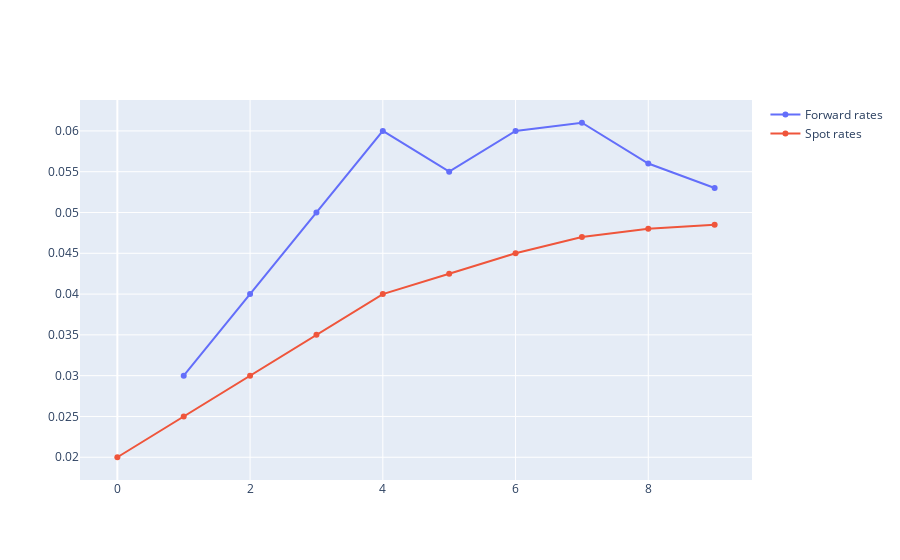

The notebook cell saved with this chart:
### Code cell
#5


periods=list(range(1,11))#periods
rate=[0.02,0.025,0.03,0.035,0.04,0.0425,0.045,0.047,0.048,0.0485]# spot rates

fr=[]#forward rates
for i in range(1,len(periods)):
    a=((rate[i]*periods[i])-(rate[i-1]*periods[i-1]))/(periods[i]-periods[i-1])
    fr.append(a)

#a

print(fr)#forward rates

 #c   
(((3/100)*3)-((2.25/100)*1.5))/1.5 #forward rate 1.5 3 under the asumption that interest rates increase linearly


#b graphical display
import plotly.graph_objects as go


fig=go.Figure()

fig.add_trace(go.Scatter(y=fr,name="Forward rates"))

fig.add_trace(go.Scatter(y=rate,name="Spot rates"))


#forward rates are above spot rates in every period


"When the spot rates are upward sloping the forward rates are above spot rates. This is anology with average and marginal values. In order for average to rise marginal rate must be above average"

fig=go.Figure()

fig.add_trace(go.Scatter(y=fr,x=list(range(1,10)),name="Forward rates"))

fig.add_trace(go.Scatter(y=rate,name="Spot rates"))

### Figure 1 — Plotly figure (JSON) as saved in the notebook; plotly's stock layout.template omitted (floating-point values rounded to 4 significant figures)
{"data": [{"name": "Forward rates", "type": "scatter", "x": [1, 2, 3, 4, 5, 6, 7, 8, 9], "y": [0.03, 0.04, 0.05, 0.06, 0.055, 0.06, 0.061, 0.056, 0.053]}, {"name": "Spot rates", "type": "scatter", "y": [0.02, 0.025, 0.03, 0.035, 0.04, 0.0425, 0.045, 0.047, 0.048, 0.0485]}], "layout": {}}
